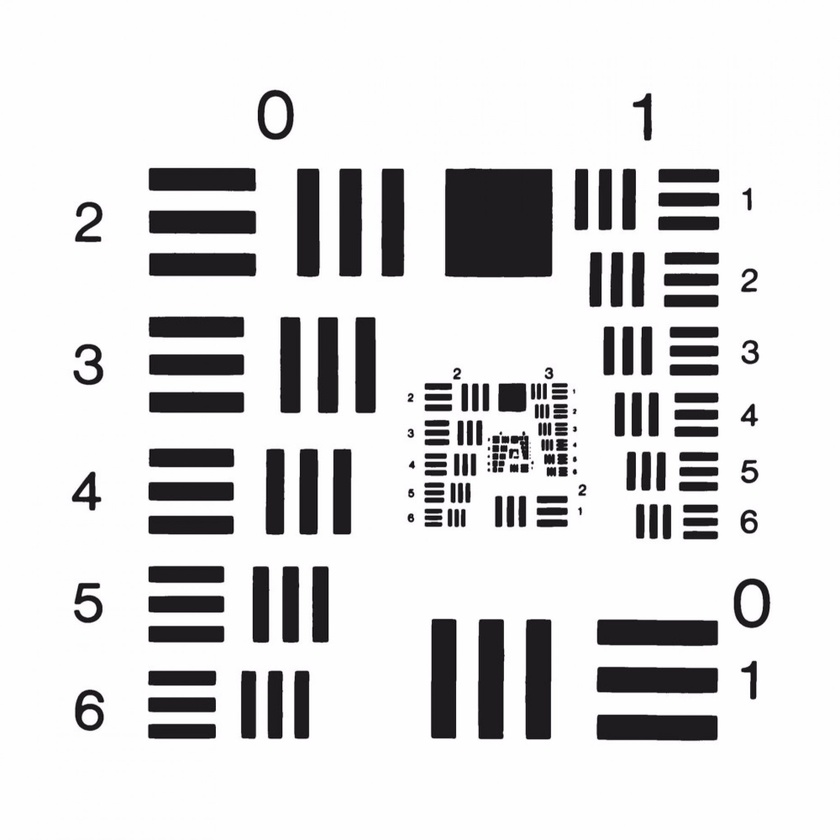
#> input picture sample_images/resolution_chart.jpg, 840 x 840 px, shrunk from 1860 x 1860 before the run
$ python mft_curve_poc.py sample_images/resolution_chart.jpg
#> lines starting #> are read from the running program, lines starting #| are printed output that depends on the picture
import os
import argparse

import numpy as np
from scipy.fft import fft2, ifft2
import cv2
import matplotlib.pyplot as plt

def open_image(image_fn: str) -> np.ndarray:
#> called with image_fn = 'sample_images/resolution_chart.jpg'
    os.environ["OPENCV_IO_ENABLE_OPENEXR"] = "1"
    img: np.ndarray = cv2.imread(image_fn, cv2.IMREAD_ANYCOLOR | cv2.IMREAD_ANYDEPTH)
#> img is the input picture: shape (840, 840, 3); mean B, G, R 218.4, 217.8, 218.2
    print(f"Read image data type of {img.dtype}")
#| Read image data type of uint8
    if img.dtype == np.uint8 or img.dtype == np.uint16:
        img = img.astype(np.float32) / np.iinfo(img.dtype).max
    img = cv2.cvtColor(img, cv2.COLOR_BGR2RGB)
    return img

def show_image(image: np.ndarray):
    m, n, c = image.shape
    image = image.astype(np.float32)

    plt.imshow(image)
    plt.show()

def write_image(image_fn: str, img: np.ndarray):
    os.environ["OPENCV_IO_ENABLE_OPENEXR"] = "1"
    h,w,c = img.shape
    if c < 3:
        needed_channels = 3 - c
        img = np.concatenate([img, np.zeros((h, w, needed_channels))], axis=2)
    # Reverse first axis.
    img = img.astype(np.float32)
    img = cv2.cvtColor(img, cv2.COLOR_RGB2BGR)
    cv2.imwrite(image_fn, img)


if __name__ == "__main__":
    parser = argparse.ArgumentParser()
    parser.add_argument(
        "filename",
        type=str,
        help="Image you'd like to open.",
    )
    args = parser.parse_args()

    img = open_image(args.filename)
    h, w, c = img.shape
#> h = 840; w = 840; c = 3

    freqs = np.zeros_like(img).astype(np.complex64)
    for i in range(c):
        chan = img[:, :, i]
        freq = fft2(chan)
        print(freq.shape)
        freqs[:, :, i] = freq

    # TODO: replace this with something that better reflects the desired MTF curve.
    kernel = cv2.getGaussianKernel(ksize=100, sigma=0)
    kernel = kernel @ kernel.T
    print("kernel shape: ", kernel.shape)
    filter_freq = np.expand_dims(fft2(kernel, s=(h, w)), 2) # shape (h, w, 1) so we can broadcast it to (h, w, 3)
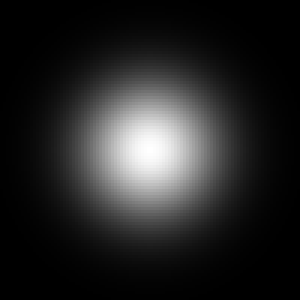
#> kernel: shape (100, 100) float64 (shown 3 times larger); min 2.06e-08, max 0.000677, mean 0.0001; drawn with min black and max white
    freqs *= filter_freq


    out_img = np.zeros_like(img)
    for i in range(c):
        freq = freqs[:, :, i]
        chan = ifft2(freq)
        out_img[:, :, i] = chan
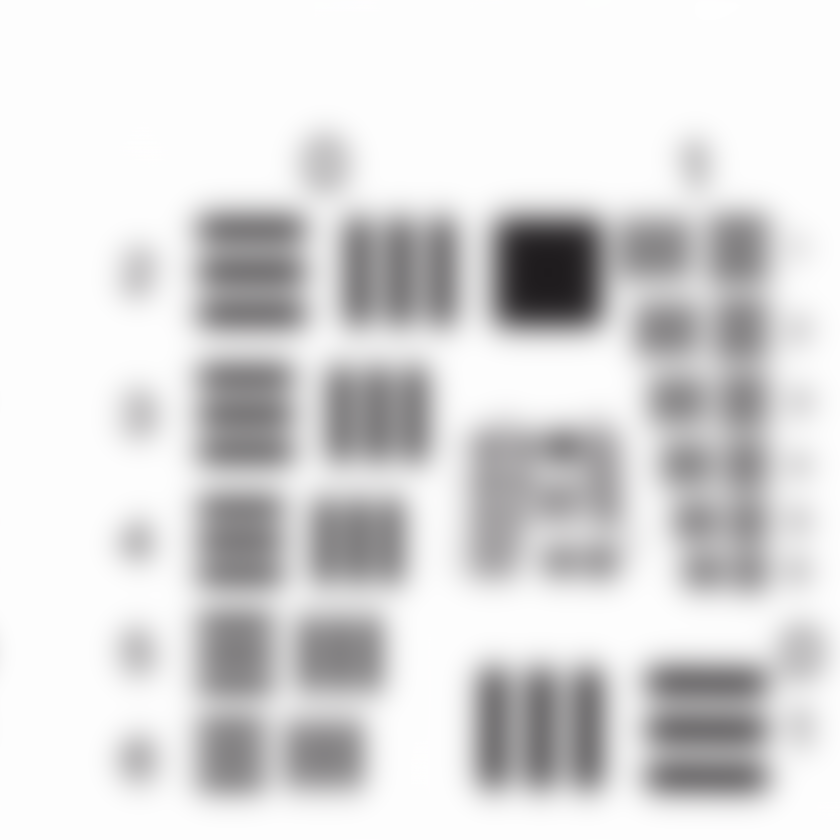
#> out_img: shape (840, 840, 3) float32; mean of channels 0, 1, 2 0.857, 0.855, 0.857; drawn as B, G, R

    show_image(img)
    show_image(out_img)
